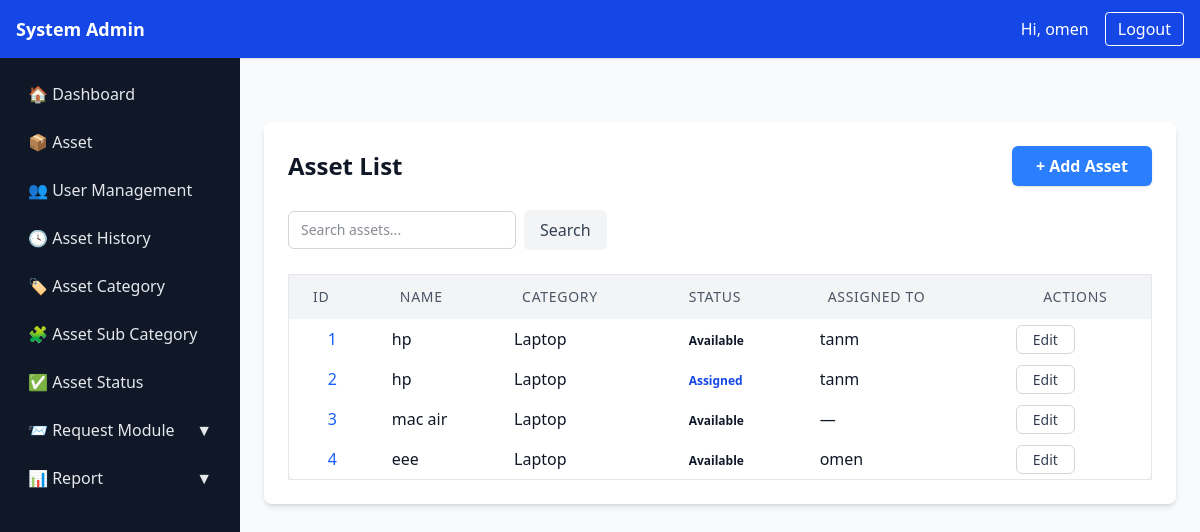
The app's page /assets/ (signed in), older data.
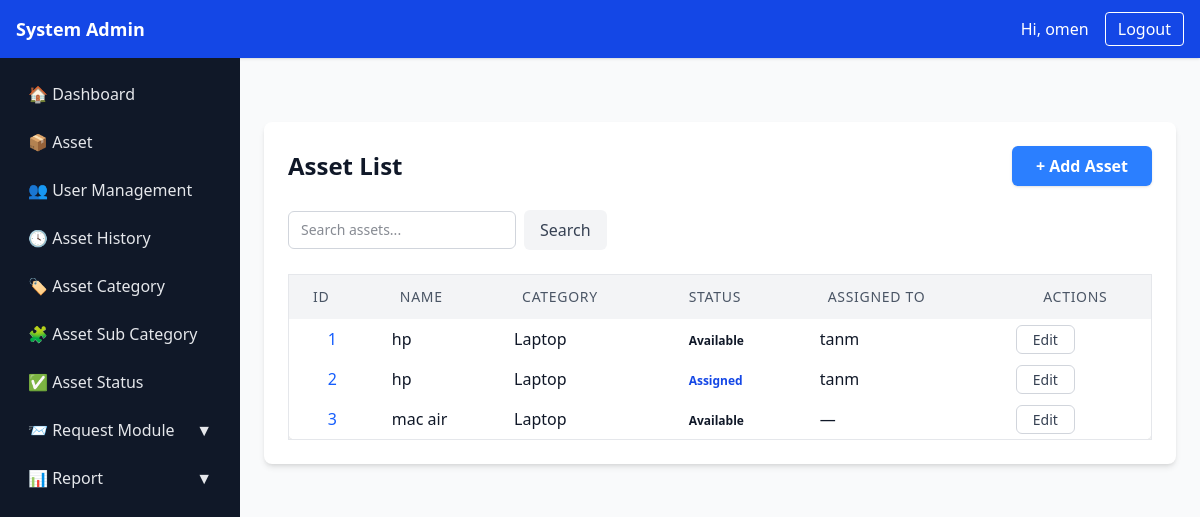
The same page, newer data.
### asset1/models.py (models this page shows, shortened)
class Asset(models.Model):
    STATUS_AVAILABLE = "available"
    STATUS_ASSIGNED = "assigned"
    STATUS_MAINTENANCE = "maintenance"
    STATUS_LOST = "lost"
    STATUS_RETIRED = "retired"
    STATUS_CHOICES = [
        (STATUS_AVAILABLE, "Available"),
        (STATUS_ASSIGNED, "Assigned"),
        (STATUS_MAINTENANCE, "Maintenance"),
        (STATUS_LOST, "Lost"),
        (STATUS_RETIRED, "Retired"),
    ]
    uuid = models.UUIDField(default=uuid.uuid4, editable=False, unique=True)
    name = models.CharField(max_length=200)
    category = models.ForeignKey(Category, on_delete=models.PROTECT, related_name="assets")
    serial_number = models.CharField(max_length=200, blank=True, null=True, unique=True)
    description = models.TextField(blank=True)
    location = models.ForeignKey(Location, on_delete=models.SET_NULL, null=True, blank=True)
    status = models.CharField(max_length=32, choices=STATUS_CHOICES, default=STATUS_AVAILABLE)
    assigned_to = models.ForeignKey(settings.AUTH_USER_MODEL, null=True, blank=True,
                                    on_delete=models.SET_NULL, related_name="assigned_assets")
    acquired_date = models.DateField(null=True, blank=True)
    purchase_price = models.DecimalField(max_digits=12, decimal_places=2, null=True, blank=True)
    is_active = models.BooleanField(default=True)
    created_at = models.DateTimeField(auto_now_add=True)
    updated_at = models.DateTimeField(auto_now=True)

class Category(models.Model):
    name = models.CharField(max_length=120, unique=True)
    description = models.TextField(blank=True)
    created_at = models.DateTimeField(default=timezone.now)
    def __str__(self):
        return self.name

### asset1/views.py (the view)
# urls.py: path('assets/', views.asset_list, name='asset_list'),
@login_required
def asset_list(request):
    find_asset = request.GET.get("find_asset","")
    assets = Asset.objects.select_related("assigned_to", "category").filter(
        Q(name__icontains=find_asset)
        | Q(category__name__icontains=find_asset)
        | Q(status__icontains=find_asset)
        | Q(id__icontains=find_asset
    ))
    paginator = Paginator(assets, 10)
    page_number = request.GET.get("page")
    page_obj = paginator.get_page(page_number)
    context = {
        "object_list": page_obj,
        "is_paginated": page_obj.has_other_pages(),
        "page_obj": page_obj,
        "search_query": find_asset or "",
    }
    return render(request, "asset1/asset_list.html", context)

### asset1/templates/asset1/asset_list.html (shortened to what this page needs)
{% extends "asset1/sidebar.html" %} {% block page_content %}
<div class="max-w-6xl mx-auto mt-10 p-6 bg-white rounded-lg shadow-md">
  <div class="flex justify-between items-center mb-6">
    <h2 class="text-2xl font-bold">Asset List</h2>
    <a
      href="{% url 'asset1:asset-create' %}"
      class="px-6 py-2 bg-blue-500 text-white font-semibold rounded-md shadow hover:bg-blue-700 transition-colors duration-200"
    >
      + Add Asset
    </a>
  </div>
  <form method="get" class="flex items-center gap-2 mb-6">
    <input
      type="text"
      name="find_asset"
      placeholder="Search assets..."
      value="{{ request.GET.find_asset }}"
      class="w-64 border border-gray-300 rounded-md px-3 py-2 text-sm focus:outline-none focus:ring-2 focus:ring-blue-500 focus:border-blue-500"
    />
    <button
      type="submit"
      class="px-4 py-2 bg-gray-100 text-gray-700 font-medium rounded-md hover:bg-gray-200 transition-colors duration-200"
    >
      Search
    </button>
  </form>
  <div class="overflow-x-auto">
    <table
      class="min-w-full bg-white border border-gray-200 rounded-lg shadow-md"
    >
      <thead class="bg-gray-100">
        <tr>
          <th
            class="px-6 py-3 text-left text-sm font-medium text-gray-600 uppercase tracking-wider"
          >
            ID
          </th>
          <th
            class="px-6 py-3 text-left text-sm font-medium text-gray-600 uppercase tracking-wider"
          >
            Name
          </th>
          <th
            class="px-6 py-3 text-left text-sm font-medium text-gray-600 uppercase tracking-wider"
          >
            Category
          </th>
          <th
            class="px-6 py-3 text-left text-sm font-medium text-gray-600 uppercase tracking-wider"
          >
            Status
          </th>
          <th
            class="px-6 py-3 text-left text-sm font-medium text-gray-600 uppercase tracking-wider"
          >
            Assigned To
          </th>
          <th
            class="px-6 py-3 text-right text-sm font-medium text-gray-600 uppercase tracking-wider"
          >
            Actions
          </th>
        </tr>
      </thead>
      <tbody>
        {% for asset in object_list %}
        <tr class="hover:bg-gray-50">
          <td class="px-4 py-2 border-gray-100 text-center">
            <a
              href="{% url 'asset1:asset-detail' asset.id %}"
              class="text-blue-600 hover:underline"
            >
              {{ asset.id }}
            </a>
          </td>
          <td class="px-4 py-2 border-gray-100">{{ asset.name }}</td>
          <td class="px-4 py-2 border-gray-100">{{ asset.category }}</td>
          <td class="px-4 py-2 border-gray-100">
            <span
              class="px-2 py-1 text-xs font-semibold rounded-full {% if asset.status == 'available' %} bg-green-100 text-green-700 {% elif asset.status == 'assigned' %} bg-blue-100 text-blue-700 {% elif asset.status == 'maintenance' %} bg-yellow-100 text-yellow-700 {% else %} bg-gray-100 text-gray-600 {% endif %}"
            >
              {{ asset.get_status_display }}
            </span>
          </td>
          <td class="px-4 py-2 border-gray-100">
            {{ asset.assigned_to|default:"—" }}
          </td>
          <td class="px-4 py-2 border-gray-100 text-right">
            <a
              href="{% url 'asset1:asset-update' asset.id %}"
              class="px-4 py-1 text-sm text-gray-700 border border-gray-300 rounded-md hover:bg-gray-100 transition"
            >
              Edit
            </a>
          </td>
        </tr>
        {% empty %}
        <tr>
          <td colspan="6" class="text-center px-4 py-6 text-gray-500">
            No assets found.
          </td>
        </tr>
        {% endfor %}
      </tbody>
    </table>
  </div>
</div>
{% endblock %}

Row changes from the older to the newer data that the page shows:
removed Asset: id "4", name "eee", category "Laptop", status "Available", assigned_to "omen"
